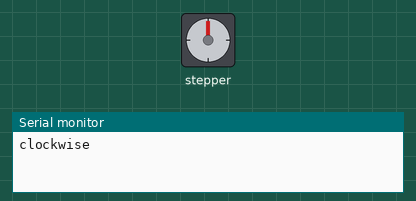
This sketch was run on a simulated Arduino Uno, built with avr-gcc and run on an emulated ATmega328P. Parts: stepper motor, the last lines printed to the serial monitor. Stepper angles assume 2048 steps per turn.

Above: at 0.05 s.
At 2.0 s:
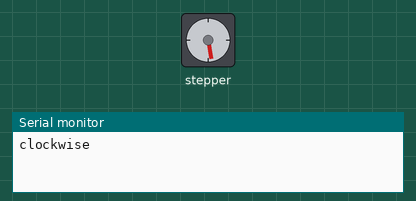
At 4.0 s:
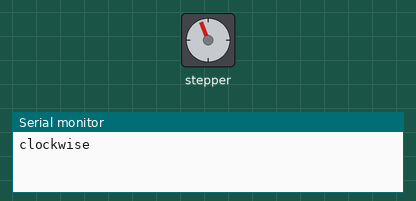
At 8.35 s:
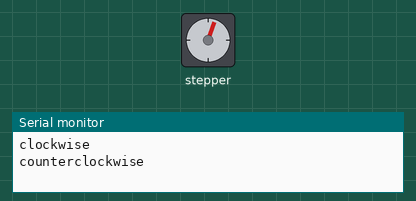
Timing chart, 0 to 11.8 s (numbered marks = the images above):
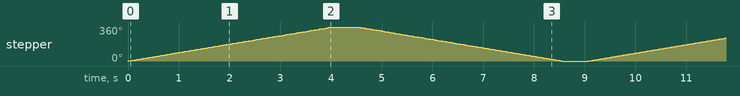

Measured:
- by itself, stepper: turns 360° clockwise in 4.0 s, then 360° counter-clockwise in 4.0 s, repeating every 9.1 s

The sketch:

motor_2fase.ino
```cpp
/*
 Stepper Motor Control - one revolution
 This program drives a unipolar or bipolar stepper motor.
 The motor is attached to digital pins 8 - 11 of the Arduino.
 The motor should revolve one revolution in one direction, then
 one revolution in the other direction.
 */

#include <Stepper.h>

const int stepsPerRevolution = 32*64;  // change this to fit the number of steps per revolution

// initialize the stepper library on pins 8 through 11:
Stepper myStepper(stepsPerRevolution, 8, 10, 9, 11);

void setup() {
  // set the speed at 15 rpm:
  myStepper.setSpeed(15);
  // initialize the serial port:
  Serial.begin(9600);
}

void loop() {
  // step one revolution  in one direction:
  Serial.println("clockwise");
  myStepper.step(stepsPerRevolution);
  delay(500);

  // step one revolution in the other direction:
  Serial.println("counterclockwise");
  myStepper.step(-stepsPerRevolution);
  delay(500);
}
```
